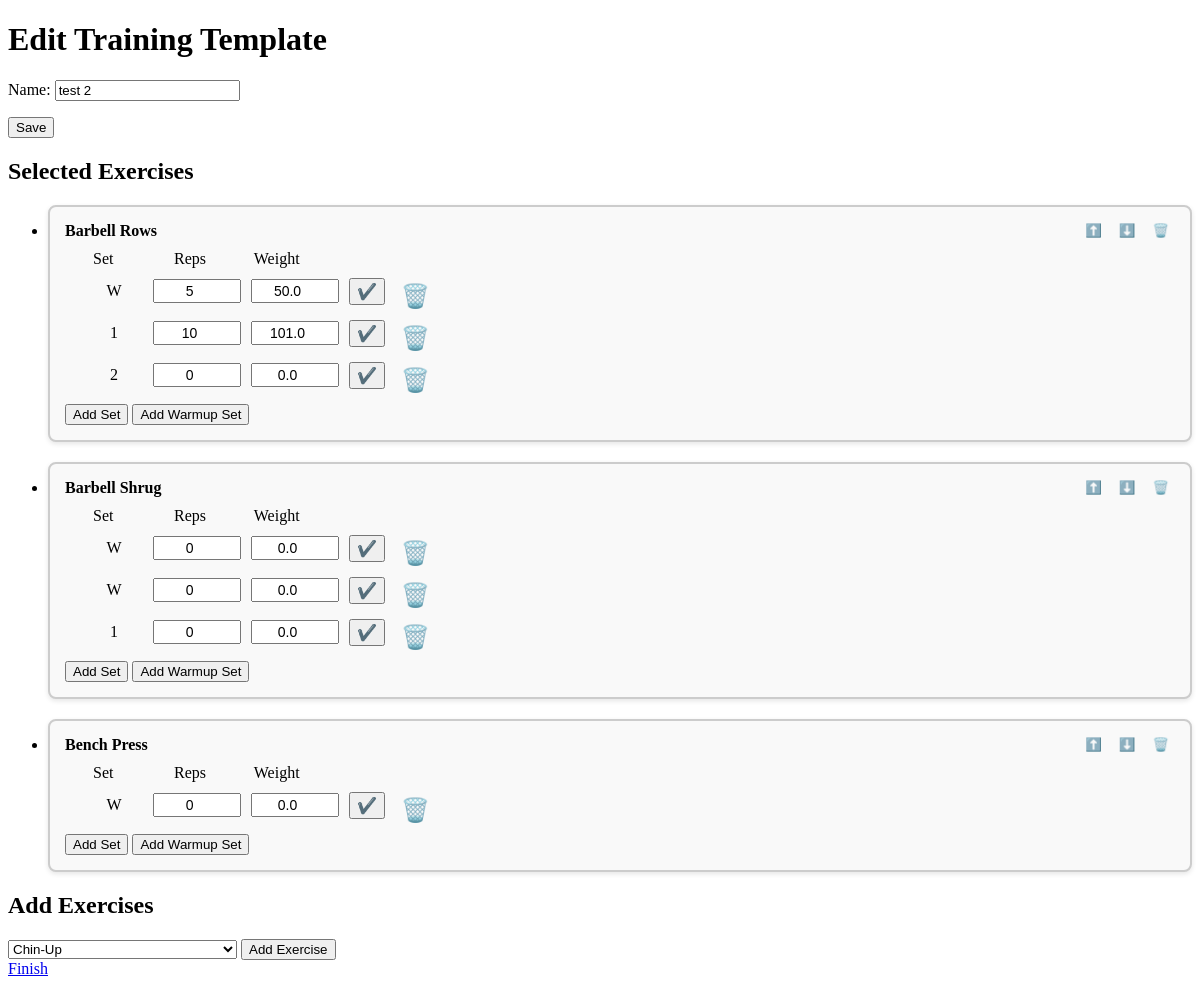
Before: /training-templates/edit/22/ with the older database file.
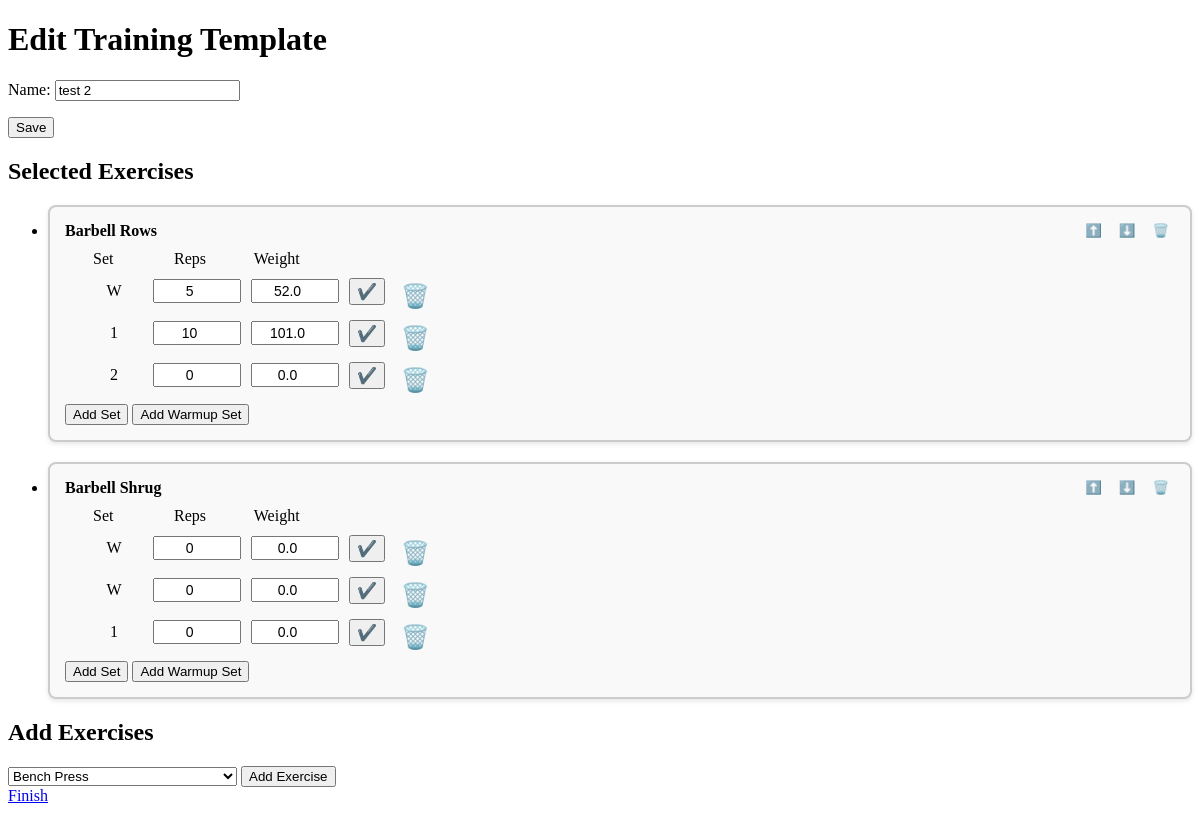
After: the same page with the newer database file.
### training_templates/models.py (models this page shows, shortened)
class ExerciseOrder(models.Model):
    training_template = models.ForeignKey(TrainingTemplate, on_delete=models.CASCADE)
    exercise = models.ForeignKey(Exercise, on_delete=models.CASCADE)
    order = models.PositiveIntegerField()
    class Meta:
        ordering = ['order']

class Set(models.Model):
    exercise_order = models.ForeignKey(ExerciseOrder, related_name='sets', on_delete=models.CASCADE)
    set_type = models.CharField(max_length=2, choices=SetType.choices, default=SetType.NUMBERED)
    weight = models.FloatField()
    reps = models.IntegerField()
    class Meta:
        ordering = [
            models.Case(
                models.When(set_type='W', then=models.Value(0)),
                models.When(set_type__regex=r'^\d+$', then=models.Value(1)),
                default=models.Value(2),
                output_field=models.IntegerField(),
            ),
            models.Case(
                models.When(set_type='W', then=models.Value(0)),
                default=models.F('set_type'),
                output_field=models.IntegerField(),
            )
        ]

### exercises/models.py (models this page shows, shortened)
class Exercise(models.Model):
    name = models.CharField(max_length=100)
    main_body_part = models.ForeignKey(BodyPart, on_delete=models.CASCADE, related_name='main_body_exercises')
    additional_body_parts = models.ManyToManyField(BodyPart, related_name='additional_body_exercises', blank=True)
    class Meta:
        ordering = ['name']  # Specify ordering by name

### training_templates/views.py (the view, shortened to what this page needs)
# urls.py: path('edit/<int:template_id>/', create_or_edit_training_template, name='edit_training_template'),
def create_or_edit_training_template(request, template_id=None):
    if template_id:
        training_template = get_object_or_404(TrainingTemplate, id=template_id)
    else:
        training_template = None
    form = TrainingTemplateForm(instance=training_template)
    set_form = SetForm()
    available_exercises, selected_exercises = get_exercises(training_template)
    return render(request, 'training_templates/create_training_template.html', {
        'form': form,
        'set_form': set_form,
        'exercises': available_exercises,
        'selected_exercises': selected_exercises,
        'template_id': template_id,
    })

### training_templates/forms.py
class TrainingTemplateForm(forms.ModelForm):
    class Meta:
        model = TrainingTemplate
        fields = ['name']

class SetForm(forms.ModelForm):
    class Meta:
        model = Set
        fields = ['set_type', 'weight', 'reps']

### training_templates/views.py (called while the page is built)
def get_exercises(training_template):
    selected_exercise_ids = ExerciseOrder.objects.filter(training_template=training_template).\
        values_list('exercise_id', flat=True)
    available_exercises = Exercise.objects.exclude(id__in=selected_exercise_ids)
    selected_exercises = ExerciseOrder.objects.filter(training_template=training_template).order_by('order') \
        if training_template else []
    return available_exercises, selected_exercises

### training_templates/templates/training_templates/create_training_template.html (shortened to what this page needs)
<!DOCTYPE html>
<html>
<head>
    {% load static %}
    <link rel="stylesheet" type="text/css" href="{% static 'training_templates/styles-2.css' %}">
</head>
<body>
    <h1>{% if template_id %}Edit{% else %}Create{% endif %} Training Template</h1>
    <form method="post" action="{% if template_id %}{% url 'edit_training_template' template_id=template_id %}{% else %}{% url 'create_training_template' %}{% endif %}">
        {{ form.as_p }}
        <button type="submit" name="name-form">Save</button>
    </form>
    {% if template_id %}
        {% include 'training_templates/selected_exercises.html' %}
        {% include 'training_templates/add_exercise.html' %}
    {% endif %}
    <a href="{% url 'training_template_list' %}">Finish</a>
</body>
</html>

### training_templates/templates/training_templates/selected_exercises.html (shortened to what this page needs)
{% if selected_exercises %}
    <h2>Selected Exercises</h2>
    <ul>
        {% for exercise_order in selected_exercises %}
            <li>
                <div class="exercise-container">
                    <div class="exercise-header">
                        <span class="exercise-name">{{ exercise_order.exercise.name }}</span>
                        <div class="control-icons">
                            <form method="post" action="{% url 'move_up_exercise' template_id=template_id exercise_id=exercise_order.exercise.id %}" style="display:inline;">
                                <button type="submit" class="arrow-btn">⬆️</button>
                            </form>
                            <form method="post" action="{% url 'move_down_exercise' template_id=template_id exercise_id=exercise_order.exercise.id %}" style="display:inline;">
                                <button type="submit" class="arrow-btn">⬇️</button>
                            </form>
                            <form method="post" action="{% url 'delete_exercise' template_id=template_id exercise_id=exercise_order.exercise.id %}" style="display:inline;">
                                <button type="submit" class="trashcan-btn">🗑️</button>
                            </form>
                        </div>
                    </div>
                    <div class="sets-container" >
                        <div class="set-legend">
                            <span class="set-legend-item">Set</span>
                            <span class="set-legend-item">Reps</span>
                            <span class="set-legend-item">Weight</span>
                        </div>
                        <div class="sets-list">
                            <ul>
                                {% for set in exercise_order.sets.all %}
                                    <li>
                                        <div class="set-line">
                                            <div class="set-form-container">
                                                <form method="post" class="edit-set-form">
                                                    <span class="set-type-display">{{ set.set_type }}</span>
                                                    <input type="number" name="reps" value="{{ set.reps }}" required>
                                                    <input type="number" name="weight" value="{{ set.weight }}" required>
                                                    <button type="submit" name="edit-set-form">✔️</button>
                                                </form>
                                            </div>
                                            <div class="set-trashcan-btn-container">
                                                <form method="post" action="{% url 'delete_set' template_id=template_id set_id=set.id %}" class="set-trashcan-btn">
                                                    <button type="submit" class="set-trashcan-btn">🗑️</button>
                                                </form>
                                            </div>
                                        </div>
                                    </li>
                                {% endfor %}
                            </ul>
                        </div>
                    </div>
                    <div class="add-set-form-container" id="add-set-form-{{ exercise_order.id }}">
                        <form method="post" action="{% url 'edit_training_template' template_id=template_id %}">
                            <button type="submit" name="add-set-form">Add Set</button>
                            <button type="submit" name="add-warmup-set-form">Add Warmup Set</button>
                        </form>
                    </div>
                </div>
            </li>
        {% endfor %}
    </ul>
{% endif %}

Changed rows visible on the page:
removed ExerciseOrder: exercise.name "Bench Press"
removed Set: set_type "W", reps "0", weight "0.0", shown under "Bench Press"
changed Set (number 1 of 6 on the later page): weight "50.0" → "52.0"
Other visible differences:
form field exercise: "Chin-Up" → "Bench Press"
